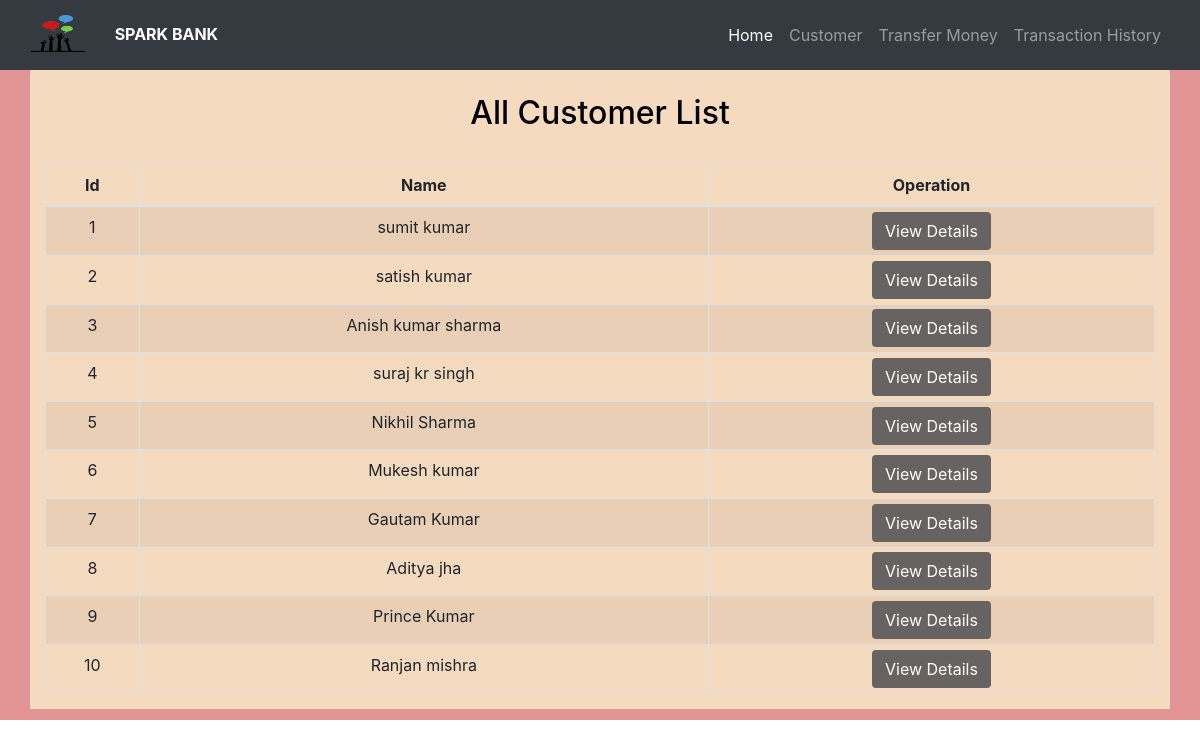
Screenshot of /viewalluser.php with the database file from the repository.
### tables this page shows
CREATE TABLE `users` (
  `id` int(5) NOT NULL,
  `name` text NOT NULL,
  `email` varchar(30) NOT NULL,
  `balance` int(8) NOT NULL
);

### viewalluser.php (the view, shortened to what this page needs)
<!DOCTYPE html>
<html lang="en">
<head>
  <link rel="stylesheet" href="https://stackpath.bootstrapcdn.com/bootstrap/4.5.2/css/bootstrap.min.css">
</head>
<body>
  <?php
  include 'navbar.php';
  include 'config.php';
  $sql = "SELECT * FROM users";
  $result = mysqli_query($conn, $sql);
  ?>
  <div class="container-fuild">
    <div class="container">
      <h2 class="text-center pt-4">All Customer List</h2>
      <br>
      <div class="row">
        <div class="col">
          <div class="table-responsive-sm">
            <table class="table table-hover table-sm table-striped table-condensed table-bordered">
              <thead>
                <tr>
                  <th scope="col" class="text-center py-2">Id</th>
                  <th scope="col" class="text-center py-2">Name</th>
                  <th scope="col" class="text-center py-2">Operation</th>
                </tr>
              </thead>
              <tbody>
                <?php
                while ($rows = mysqli_fetch_assoc($result)) {
                ?>
                  <tr>
                    <td class="py-2"><?php echo $rows['id'] ?></td>
                    <td class="py-2"><?php echo $rows['name'] ?></td>
                    <td><a href="selectCustomer.php?id= <?php echo $rows['id']; ?>"> <button type="button" class="btn">View Details</button></a></td>
                  </tr>
                <?php
                }
                ?>
              </tbody>
            </table>
          </div>
        </div>
      </div>
</body>
</html>

### viewalluser.php (style rules this page uses)
.row { padding: 0px; text-align: center; }
.btn { background-color: #686363; color: white; }
.container-fuild { background-color: #e39393fa; height: 650px; margin-bottom: 0px; }
.container { background-color: #f6e0c3ed; }
h2 { color: #000; }

### rows the page displays
users: id "1", name "sumit kumar"
users: id "2", name "satish kumar"
users: id "3", name "Anish kumar sharma"
users: id "4", name "suraj kr singh"
users: id "5", name "Nikhil Sharma"
users: id "6", name "Mukesh kumar"
users: id "7", name "Gautam Kumar"
users: id "8", name "Aditya jha"
users: id "9", name "Prince Kumar"
users: id "10", name "Ranjan mishra"
